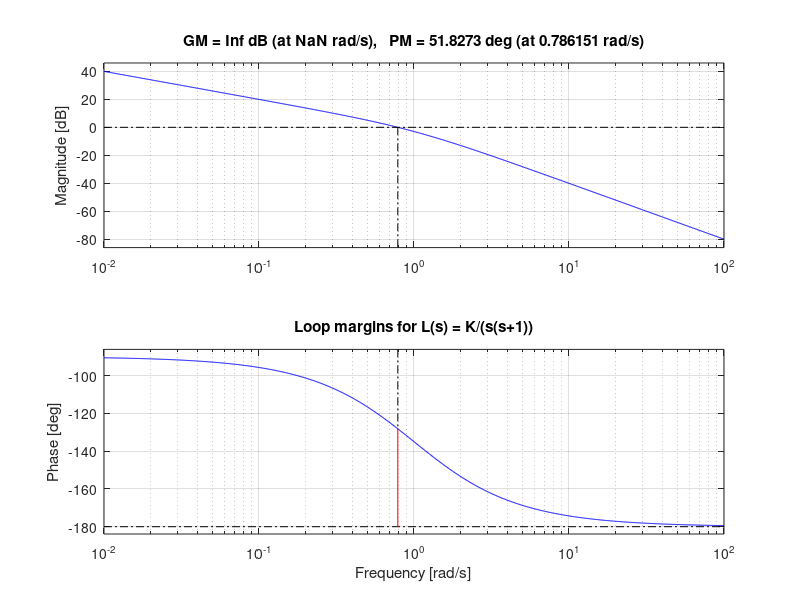

Write the MATLAB code that produced this figure.
% Simple loop: L(s) = K / (s (s + 1))
K = 1;
s = tf('s');
P = 1/(s*(s + 1));
C = K;
L = C*P;

% Compute classical gain and phase margins
[Gm, Pm, Wcg, Wcp] = margin(L);
fprintf('Gain margin (abs): %g\n', Gm);
fprintf('Gain margin (dB): %g\n', 20*log10(Gm));
fprintf('Phase margin (deg): %g\n', Pm);

figure;
margin(L); grid on;
title('Loop margins for L(s) = K/(s(s+1))');

% Robotics context: linearizing a joint from a rigid-body tree
% (requires Robotics System Toolbox)
% robot = importrobot('example.urdf');
% jointIdx = 1;
% [A,B,Cm,Dm] = linearize(robot, 'someConfig', 'someIO');
% P_joint = ss(A,B,Cm,Dm);        % joint LTI model
% C_joint = pid(10, 1, 0.1);      % example PID
% L_joint = C_joint*P_joint;
% margin(L_joint);
